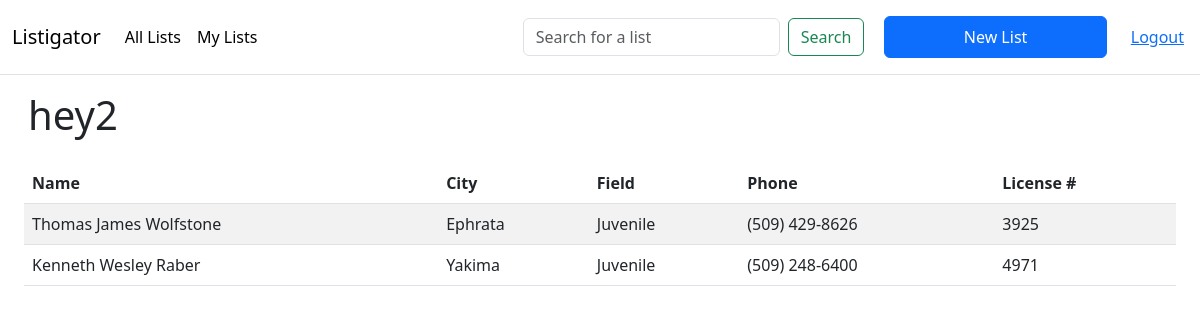
/list/5 (signed in), run on the app's committed database.
### listigator/models.py (models this page shows, shortened)
class List(db.Model):
    id = db.Column(db.Integer, primary_key=True)
    user_id = db.Column(db.Integer, db.ForeignKey('user.id'),
        nullable=False)
    public = db.Column(db.Boolean, nullable=False, default=False)
    title = db.Column(db.String(50), nullable=False)
    lawyers = db.relationship('Lawyer', secondary=list_lawyers, lazy='subquery',
        backref=db.backref('lists', lazy=True))

class Lawyer(db.Model):
    id = db.Column(db.Integer, primary_key=True)
    license_number =db.Column(db.Integer, nullable=False)
    name = db.Column(db.String(50), nullable=False)
    city = db.Column(db.String(50), nullable=False)
    status = db.Column(db.String(20), nullable=False)
    phone = db.Column(db.String(20), nullable=False)
    field = db.Column(db.String(20), nullable=False)

### listigator/app.py (the view)
@main.route('/list/<int:list_id>')
@login_required
def list(list_id):
    list_to_show = List.query.get(list_id)
    lawyers = list_to_show.lawyers
    title = list_to_show.title
    return render_template('main/list.html', lawyers = lawyers, title=title)

### listigator/auth.py (called while the page is built)
def login_required(route):
    @functools.wraps(route)
    def wrapped_route(**kwargs):
        if session.get('user_id') is None:
            return redirect(url_for('auth.login'))
        return route(**kwargs)
    return wrapped_route

### listigator/templates/main/list.html (shortened to what this page needs)
{% extends 'main/layout.html' %}
{% block main %}
<h1 class="p-3">{{ title }}</h1>
{% if lawyers %}
<div class="container-fluid">
    <table class='table ph-3 bg-light table-striped'>
        <thead>
            <tr>
                <th scope="col">Name</th>
                <th scope="col">City</th>
                <th scope="col">Field</th>
                <th scope="col">Phone</th>
                <th scope="col">License #</th>
            </tr>
        </thead>
        <tbody>
            {% for lawyer in lawyers %}
            <tr class='p-3'>
                <td class='city'>{{lawyer.city}}</td>
                <td class='field'>{{lawyer.field}}</td>
                <td class='license_number'>{{lawyer.license_number}}</td>
                <td class='name'>{{lawyer.name}}</td>
                <td class='phone'>{{lawyer.phone}}</td>
            </tr>
            {% endfor %}
        </tbody>
    </table>
</div>
{% else %}
    <p>This list is empty</p>
{% endif %}
{% endblock %}

### listigator/static/css/style.css (style rules this page uses)
:root { --primary: #00356b; --secondary: #287dc0; --tertiary: #63aaff; --grey: lightgrey; --white: #fff; }

### data on the page
List: title "hey2"
Lawyer: city "Thomas James Wolfstone", field "Ephrata", license_number "Juvenile", name "(509) 429-8626", phone "3925"
Lawyer: city "Kenneth Wesley Raber", field "Yakima", license_number "Juvenile", name "(509) 248-6400", phone "4971"
